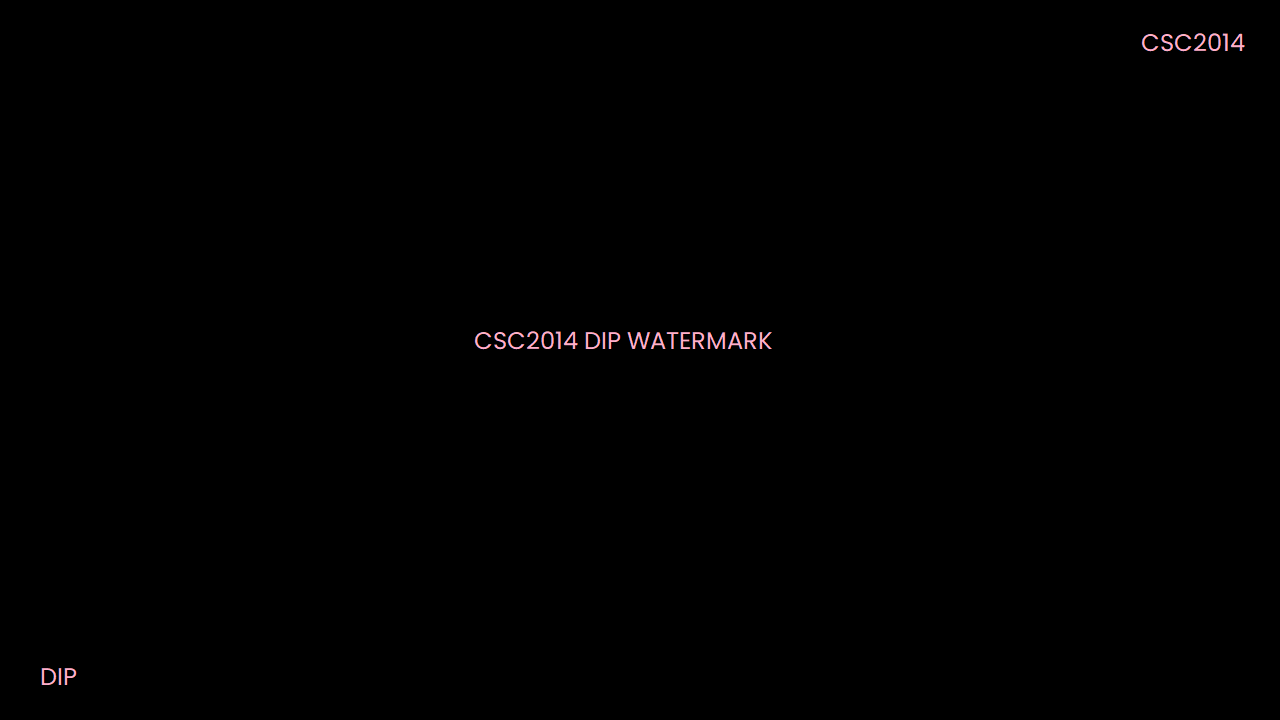
#> input picture watermark1.png, 1280 x 720 px
$ python 'Task A.py'
#> lines starting #> are read from the running program, lines starting #| are printed output that depends on the picture; pictures that were not available may be replaced by others from this repository, and a replacement may not be noted
import numpy as np
import cv2

def blur_faces(frame, faces):
    # Apply Gaussian blur to faces with a specific kernel size
    for (x, y, w, h) in faces:
        roi = frame[y:y+h, x:x+w]
        blur = cv2.GaussianBlur(roi, (75, 75), 0)
        frame[y:y+h, x:x+w] = blur

def increase_brightness(frame):
    # Increase brightness if the average brightness is below a threshold
    avg = np.mean(cv2.cvtColor(frame, cv2.COLOR_BGR2GRAY))
    night_thresh = 100
    if avg < night_thresh:
        increase = 30
        hsv = cv2.cvtColor(frame, cv2.COLOR_BGR2HSV)
        h, s, v = cv2.split(hsv)
        v = cv2.add(v, increase)
        final_hsv = cv2.merge((h, s, v))
        return cv2.cvtColor(final_hsv, cv2.COLOR_HSV2BGR)
    return frame

def overlay_talking(frame, talking, x_offset, y_offset):
    # Overlay talking video on the frame with a black border
    talking_resize = cv2.resize(talking, (320, 180))
    border_size = 5
    border_color = (0, 0, 0)
    talking_with_border = cv2.copyMakeBorder(talking_resize, border_size, border_size, border_size, border_size, cv2.BORDER_CONSTANT, value=border_color)
    frame[y_offset: y_offset + talking_with_border.shape[0], x_offset: x_offset + talking_with_border.shape[1]] = talking_with_border

def watermark(frame, watermark1, watermark2, alpha, frame_count):
    # Apply watermark based on frame count, alternating between two watermarks
    if frame_count % 150 < 100:
        return cv2.addWeighted(frame, 1, watermark1, alpha, 0)
    else:
        return cv2.addWeighted(frame, 1, watermark2, alpha, 0)

def process_video(input_video_path, talking_path, face_cascade_path, watermark1,
                  watermark2, endscreen_path, output_video_path):
    # Open video capture objects
    vid = cv2.VideoCapture(input_video_path)
    talking = cv2.VideoCapture(talking_path)
    face_cascade = cv2.CascadeClassifier(face_cascade_path)

    # Get total number of frames in the video
    total_no_frames = int(vid.get(cv2.CAP_PROP_FRAME_COUNT))

    if total_no_frames <= 0:
        print(f"Error: Failed to get the frame count for {input_video_path}.")
        return

    processed_frames = []

    for frame_count in range(total_no_frames):
        success_img, img = vid.read()
        success_talk, talk = talking.read()

        if not success_img or not success_talk:
            # Handle errors
            break

        # Face blurring
        faces = face_cascade.detectMultiScale(img, 1.3, 5)
        blur_faces(img, faces)

        # Increase brightness if it's nighttime
        img = increase_brightness(img)

        # Talking overlay
        overlay_talking(img, talk, x_offset=30, y_offset=30)

        # Watermark
        alpha = 0.5
        img = watermark(img, watermark1, watermark2, alpha, frame_count)

        processed_frames.append(img)

    # Release VideoCapture objects
    vid.release()
    talking.release()

    # Write processed frames to output video
    output_video = cv2.VideoWriter(output_video_path, cv2.VideoWriter_fourcc(*'MJPG'),
                                   30.0, (1280, 720), isColor=True)
    for frame in processed_frames:
        output_video.write(frame)

    # Add end screen video
    endscreen = cv2.VideoCapture(endscreen_path)
    while True:
        success_endscreen, endscreen_frame = endscreen.read()
        if not success_endscreen:
            break
        output_video.write(endscreen_frame)
    # Release VideoCapture object for the end screen
    endscreen.release()
        # Set the frame count
    output_video.set(cv2.CAP_PROP_FRAME_COUNT, total_no_frames)
        # Release VideoWriter
    output_video.release()

    # User confirmation message
    print(f"Processing complete for {input_video_path}. Output video saved as {output_video_path}.")
    print()

# Define watermark images
watermark1 = cv2.imread("watermark1.png")
#> watermark1 is the input picture: shape (720, 1280, 3); mean B, G, R 0.5, 0.5, 0.7
watermark2 = cv2.imread("watermark2.png")
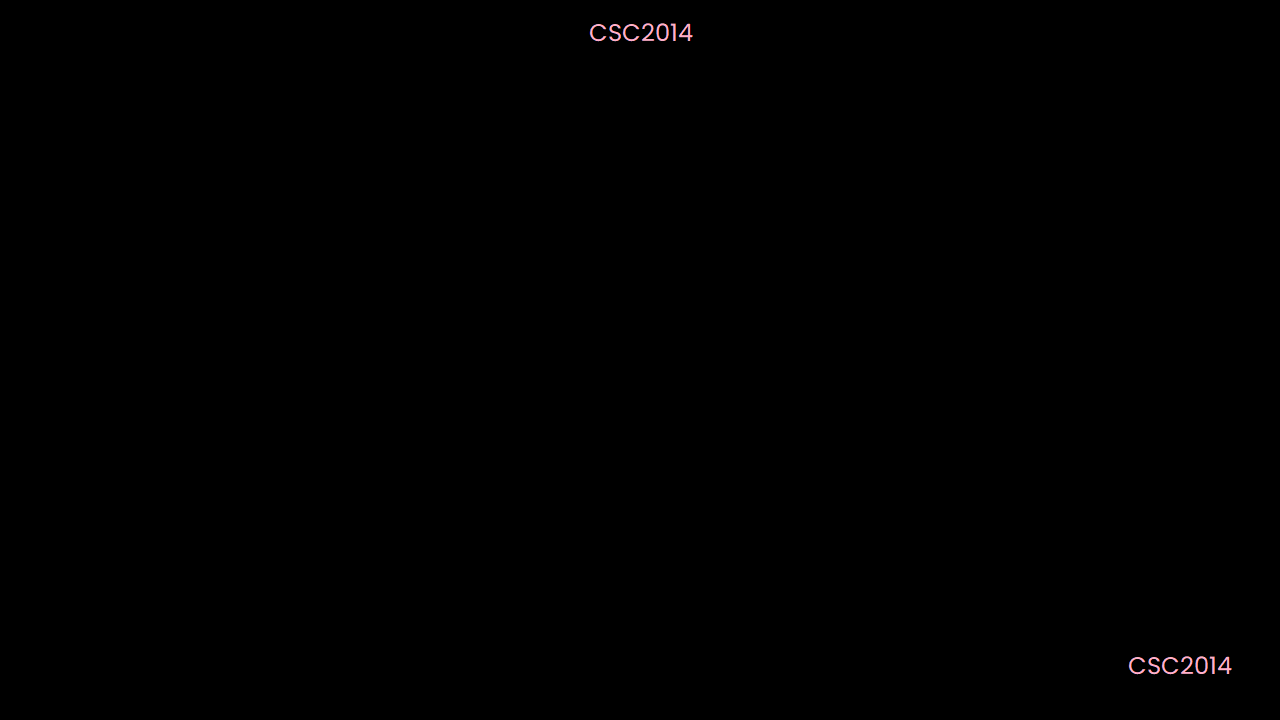
#> input picture watermark2.png, 1280 x 720 px
#> watermark2 is the input picture: shape (720, 1280, 3); mean B, G, R 0.2, 0.2, 0.3

# Process each video separately
process_video("alley.mp4", "talking.mp4", "face_detector.xml", watermark1, watermark2, "endscreen.mp4", "output_office.avi")
#> the loop in process_video, `for frame_count in range(total_no_frames):` made 31 passes
#> avg in increase_brightness on passes 1 to 12: 225.8, 225.8, 225.7, 225.7, 225.7, 225.7, 225.7, 225.7, 225.6, 225.7, 225.9, 226.1
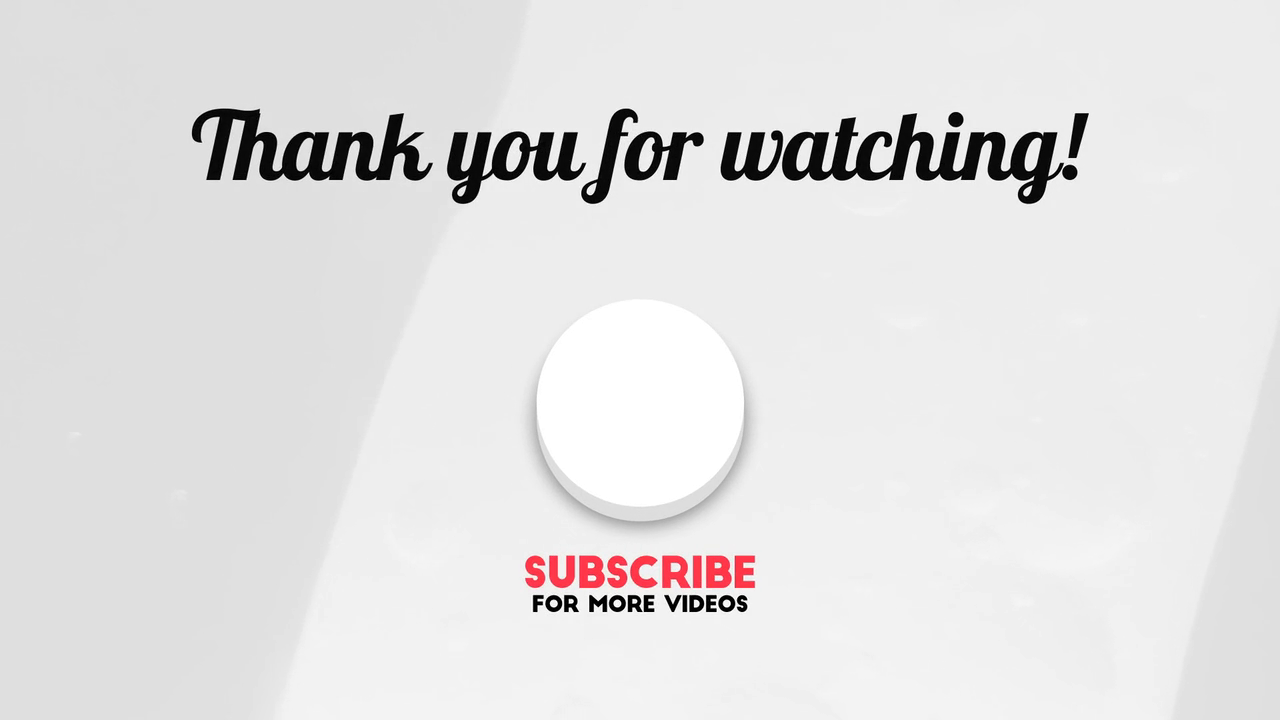
#> input picture frame 59 of endscreen.mp4, 1280 x 720 px, given in place of alley.mp4, which was not available
#> pass 1, in overlay_talking, `talking_resize = cv2.resize(talking, (320, 180))`:
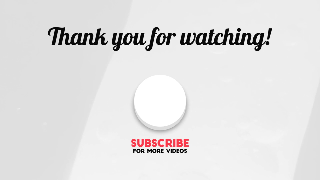
#> talking_resize: shape (180, 320, 3); mean B, G, R 225.6, 225.5, 226.5
#> pass 1, in overlay_talking, `talking_with_border = cv2.copyMakeBorder(talking_resize, border_size, ..`:
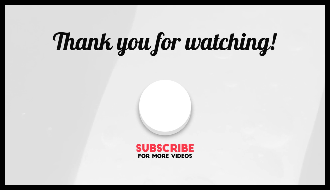
#> talking_with_border: shape (190, 330, 3); mean B, G, R 207.2, 207.1, 208.1
#> pass 1, in process_video, `img = watermark(img, watermark1, watermark2, alpha, frame_count)`:
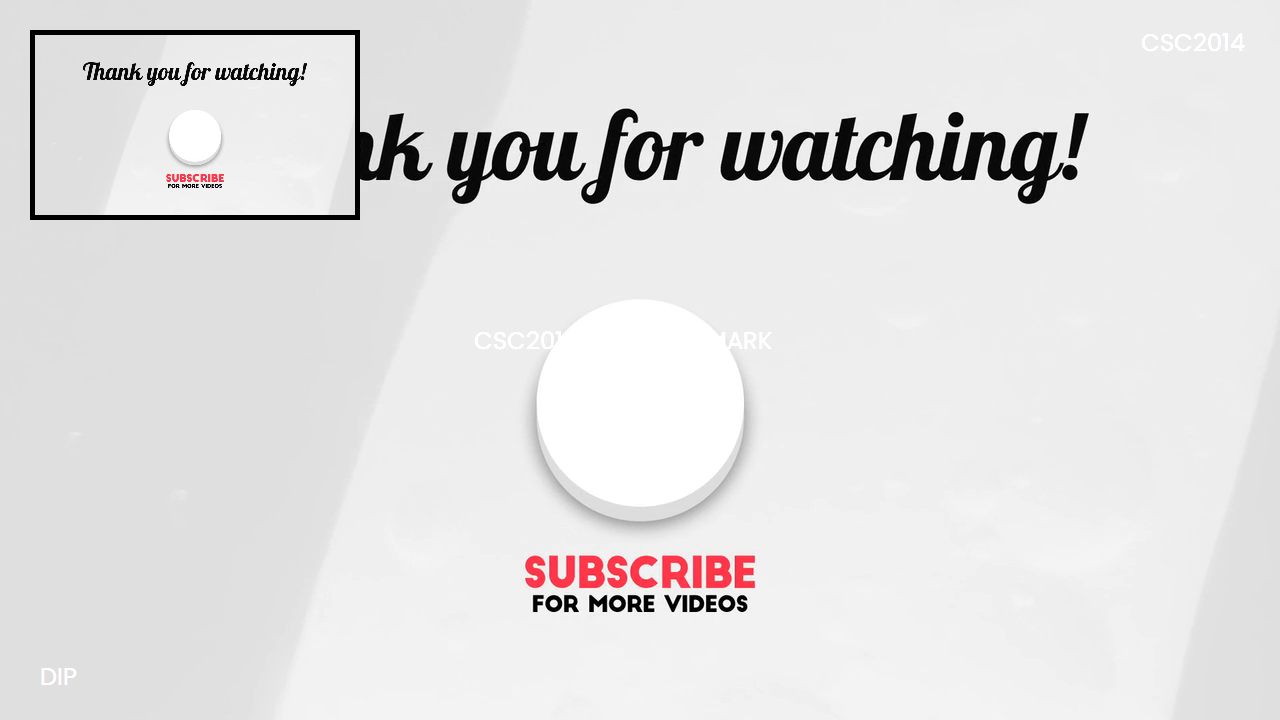
#> img: shape (720, 1280, 3); mean B, G, R 225.8, 225.7, 226.8
#> after the loop in process_video, `for frame_count in range(total_no_frames):`:
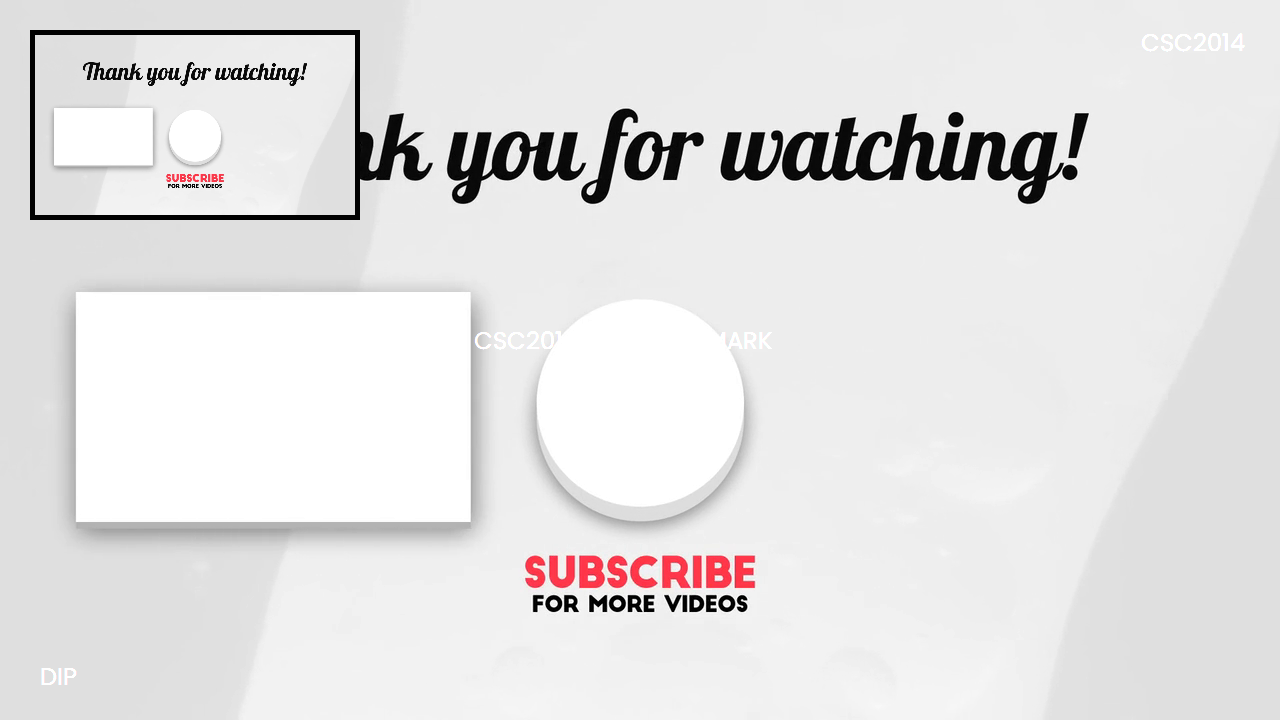
#> img: shape (720, 1280, 3); mean B, G, R 227.2, 227.1, 228.1
#> after the loop in process_video, `for frame_count in range(total_no_frames):`: processed_frames = 30 items
process_video("office.mp4", "talking.mp4", "face_detector.xml", watermark1, watermark2, "endscreen.mp4", "output_alley.avi")
process_video("singapore.mp4", "talking.mp4", "face_detector.xml", watermark1, watermark2, "endscreen.mp4", "output_singapore.avi")
process_video("traffic.mp4", "talking.mp4", "face_detector.xml", watermark1, watermark2, "endscreen.mp4", "output_traffic.avi")

# Confirmation message
print('All outputs generated. Please check your output folder.')

cv2.destroyAllWindows()
